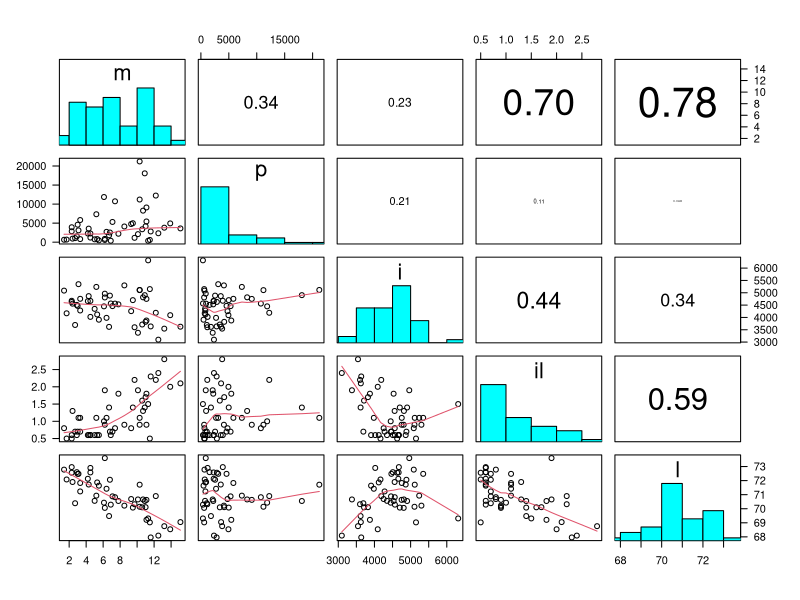
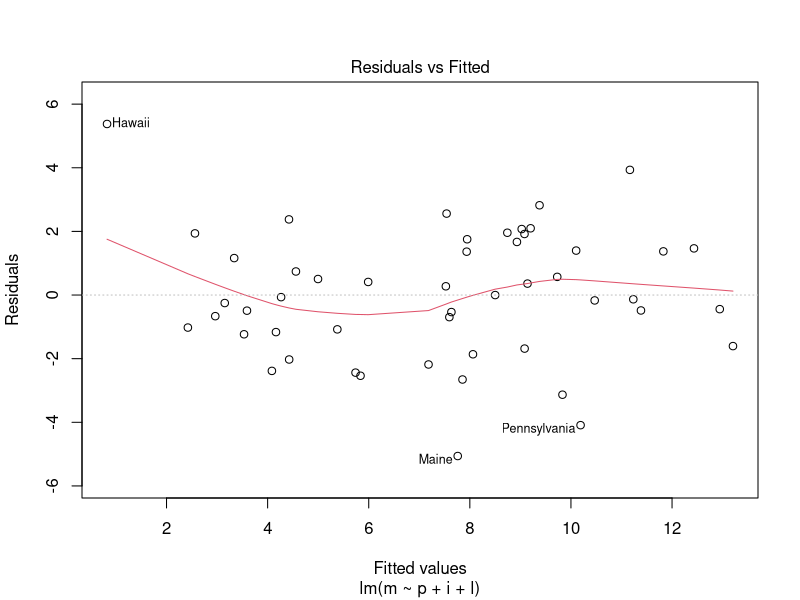
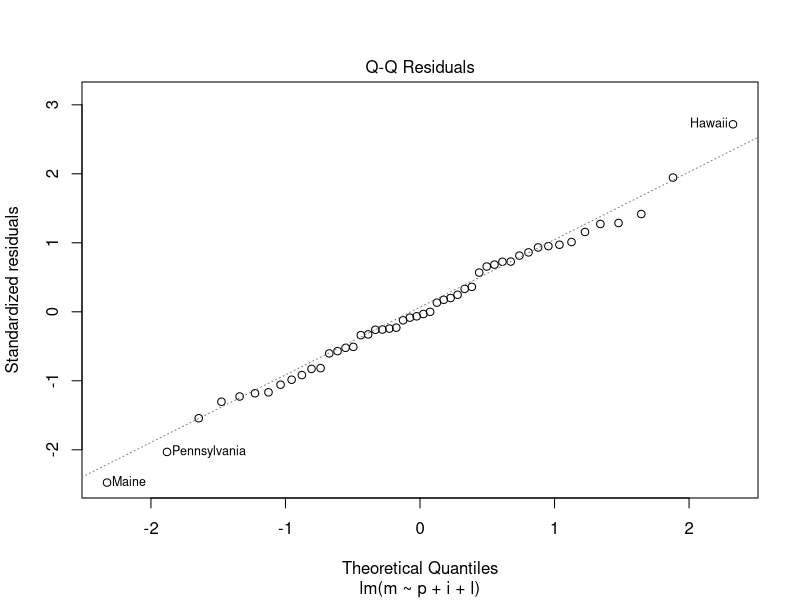
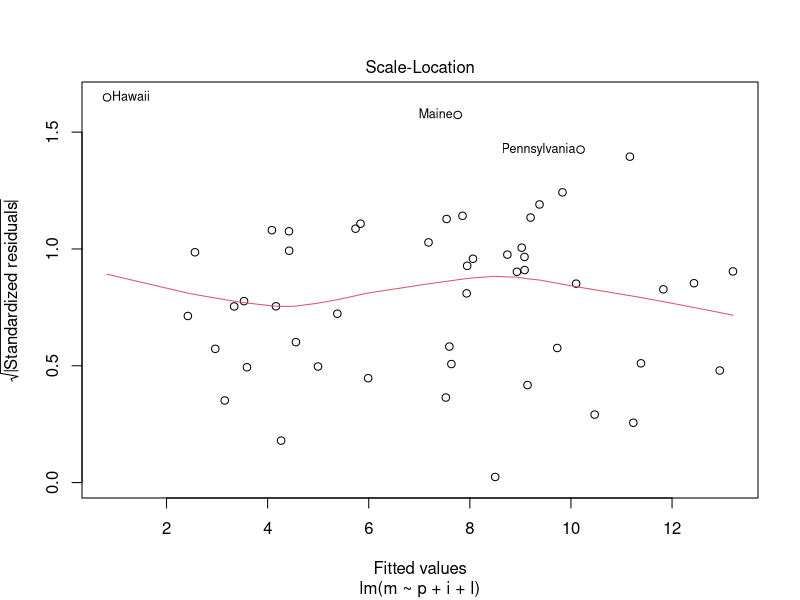
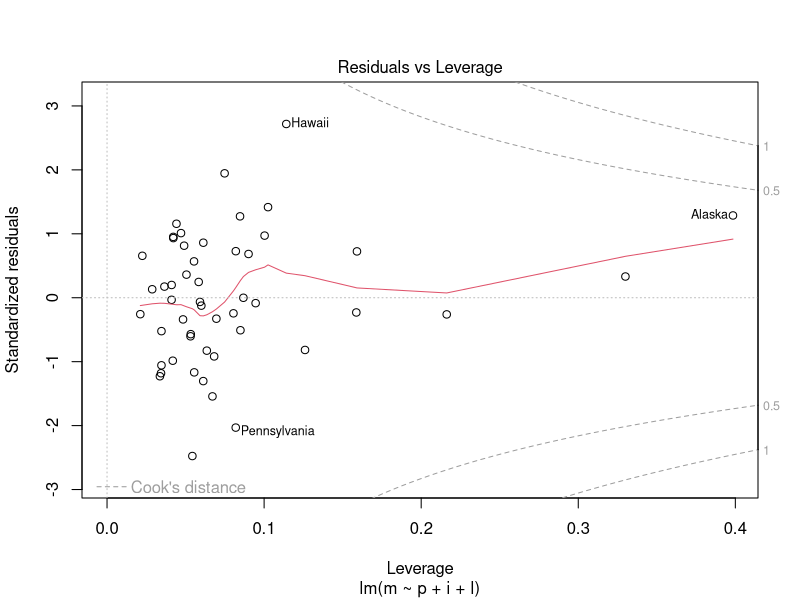
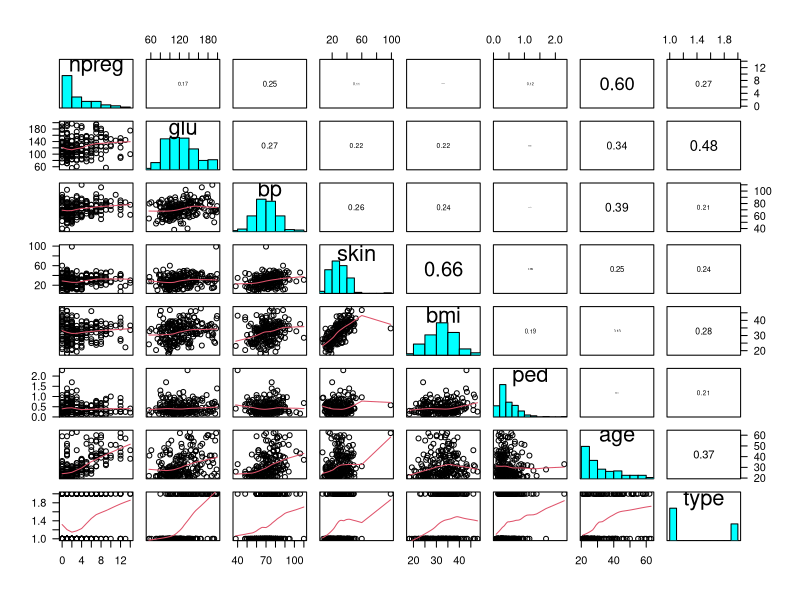

Reproduce these figures in R, in order.
## ---- chunk 1
knitr::opts_chunk$set(echo = TRUE)
## ---- chunk 2
daten <- state.x77
#daten
population <- daten[,1]
income <- daten[,2]
illiteracy <- daten[,3]
life_exp <- daten[,4]
murder <- daten[,5]

## ---- chunk 3

df <- data.frame(m = murder, p = population, i = income, il = illiteracy, l = life_exp)


panel.hist<-function(x,...) 
{
      usr<-par("usr");on.exit(par(usr))
      par(usr=c(usr[1:2],0,1.5))
      h<-hist(x,plot=FALSE)
      breaks<-h$breaks;nB<-length(breaks)
      y<-h$counts;y<-y/max(y)
      rect(breaks[-nB],0,breaks[-1],y,col="cyan",...) 
}

panel.cor<-function(x,y,digits=2,prefix="",cex.cor,...) {
      usr<-par("usr");on.exit(par(usr))
      par(usr=c(0,1,0,1))
      r<-abs(cor(x,y))
      txt<-format(c(r,0.123456789),digits=digits)[1]
      txt<-paste0(prefix,txt)
      if(missing(cex.cor))cex.cor<-0.8/strwidth(txt)
      text(0.5,0.5,txt,cex=cex.cor*r)
}

pairs(df,lower.panel=panel.smooth,upper.panel=panel.cor, diag.panel=panel.hist,las=1)


## ---- chunk 4

# Lineares Regressionsmodell erstellen
lm_model <- lm(m ~ p + i + l, data = df)
lm_model2 <- lm(m ~ p + i + l + il, data = df)
lm_model3 <- lm(m ~ p + l, data = df)
lm_model
lm_model2
lm_model3
## ---- chunk 5
summary(lm_model)
plot(lm_model)
cor(df[, c("p", "i", "l")])

## ---- chunk 6
summary(lm_model)
summary(lm_model2)
summary(lm_model3)
## ---- chunk 7
library(MASS)
data <- Pima.tr
#help(Pima.tr)
moodle <- glm(type ~ glu  + bmi + ped + age +skin, family=binomial(link ="logit"), data=Pima.tr)
moodle2 <- glm(type ~ glu  + bmi + ped + age, family=binomial(link ="logit"), data=Pima.tr)
summary(moodle)
summary(moodle2)

panel.hist<-function(x,...) 
{
      usr<-par("usr");on.exit(par(usr))
      par(usr=c(usr[1:2],0,1.5))
      h<-hist(x,plot=FALSE)
      breaks<-h$breaks;nB<-length(breaks)
      y<-h$counts;y<-y/max(y)
      rect(breaks[-nB],0,breaks[-1],y,col="cyan",...) 
}

panel.cor<-function(x,y,digits=2,prefix="",cex.cor,...) {
      usr<-par("usr");on.exit(par(usr))
      par(usr=c(0,1,0,1))
      r<-abs(cor(x,y))
      txt<-format(c(r,0.123456789),digits=digits)[1]
      txt<-paste0(prefix,txt)
      if(missing(cex.cor))cex.cor<-0.8/strwidth(txt)
      text(0.5,0.5,txt,cex=cex.cor*r)
}

pairs(data,lower.panel=panel.smooth,upper.panel=panel.cor, diag.panel=panel.hist,las=1)



